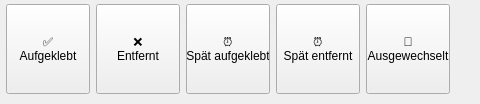
     <widget class="QWidget" name="pflasterContents"><property name="geometry"><rect><x>0</x><y>0</y><width>480</width><height>104</height></rect></property>
      <widget class="QPushButton" name="cardPflAufgeklebt"><property name="geometry"><rect><x>6</x><y>4</y><width>84</width><height>90</height></rect></property><property name="checkable"><bool>true</bool></property><property name="cursor"><cursorShape>PointingHandCursor</cursorShape></property><property name="text"><string>✅
Aufgeklebt</string></property><property name="card" stdset="0"><string>true</string></property></widget>
      <widget class="QPushButton" name="cardPflEntfernt"><property name="geometry"><rect><x>96</x><y>4</y><width>84</width><height>90</height></rect></property><property name="checkable"><bool>true</bool></property><property name="cursor"><cursorShape>PointingHandCursor</cursorShape></property><property name="text"><string>❌
Entfernt</string></property><property name="card" stdset="0"><string>true</string></property></widget>
      <widget class="QPushButton" name="cardPflSpatAuf"><property name="geometry"><rect><x>186</x><y>4</y><width>84</width><height>90</height></rect></property><property name="checkable"><bool>true</bool></property><property name="cursor"><cursorShape>PointingHandCursor</cursorShape></property><property name="text"><string>⏰
Spät aufgeklebt</string></property><property name="card" stdset="0"><string>true</string></property></widget>
      <widget class="QPushButton" name="cardPflSpatEnt"><property name="geometry"><rect><x>276</x><y>4</y><width>84</width><height>90</height></rect></property><property name="checkable"><bool>true</bool></property><property name="cursor"><cursorShape>PointingHandCursor</cursorShape></property><property name="text"><string>⏰
Spät entfernt</string></property><property name="card" stdset="0"><string>true</string></property></widget>
      <widget class="QPushButton" name="cardPflAusgewechselt"><property name="geometry"><rect><x>366</x><y>4</y><width>84</width><height>90</height></rect></property><property name="checkable"><bool>true</bool></property><property name="cursor"><cursorShape>PointingHandCursor</cursorShape></property><property name="text"><string>🔄
Ausgewechselt</string></property><property name="card" stdset="0"><string>true</string></property></widget>
     </widget>
